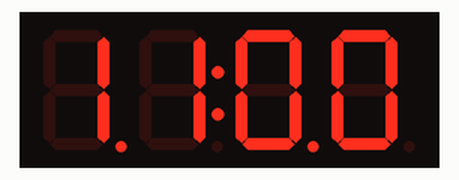
Recording of a sketch running on a simulated Arduino Uno, built with avr-gcc and run on an emulated ATmega328P. Parts: 4-digit seven-segment display.

Above: at 0.1 s.
At 60.1 s:
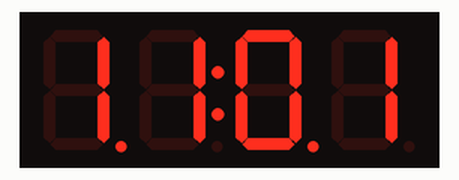
At 120.1 s:
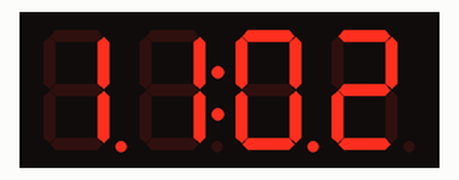

Measured:
- what the display in image 1 shows lasts 60.1 s, from 60.0 s to 120.1 s

The sketch:

clock.ino
```cpp
#include <Arduino.h>
#include <TM1637Display.h>
#define CLK 2
#define DIO 3
#define sec 1000
#define min 60000
#define min2 60007
const uint8_t donE[] = {
  SEG_B | SEG_C | SEG_D | SEG_E | SEG_G,  // d
  SEG_G | SEG_C | SEG_D | SEG_E,          // o
  SEG_C | SEG_E | SEG_G,                  // n
  SEG_A | SEG_D | SEG_E | SEG_F | SEG_G   // E
};
TM1637Display display(CLK, DIO);
void setup() {
}
void loop()
{
  int m = 0, h = 1100;
  display.setBrightness(7, true); // range from 0-7
  while (1)
  {
    display.showNumberDecEx(h + m, 0b11100000, false);
    delay(min2);
    m++;
    if (m == 60)
    {
      m = m - 60;
      h = h + 100;
      if (h == 1300)
      {
        h = 100;
      }
    }
  }
  display.setSegments(donE);
}
// Ideas to add:
// Auto brightness (goes to high at some point and low at another)
// Add temp from a sensor? (On another display with the date maybe?)
// Add date? and year for leap years? (but maybe don't show year)
// Buttons to change time and date?
// Build a case or 3D print one
```
